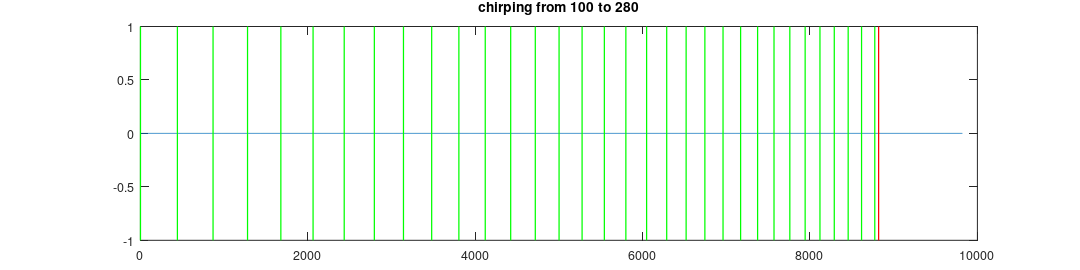

Source code (MATLAB):
%f0 = 440;
%fN = 466;
f0 = 100;
fN = 280;
sampleRate = 44100;
gl_t = 0.2;
gl_Ns = cast(sampleRate * 0.2, 'int32');
A = zeros(1, gl_Ns + 1000);
T0 = cast(sampleRate / f0, 'int32');
TN = cast(sampleRate / fN, 'int32');
NsPerOnePeriod = gl_Ns / abs(T0 - TN);
current_numSamples = 0;
counter = NsPerOnePeriod;
Ts = T0:-1:TN; % would be with a 1 step if they were the other way around
idx = 1;
k = 0;
nextStartAt = 1;
lines = [];
for current_numSamples = 1:gl_Ns
  % time step of the sine function
  lk = mod(k, Ts(idx));
  % the allotted time slot
  if(counter < NsPerOnePeriod)
    counter = counter + 1;
  % out of time; sync to the next period
  elseif(lk == 0)
    % reset the counter
    counter = nextStartAt;
    nextStartAt = 1;
    % put the signal in phase
    k = 0; % !!!
    % compute which is the next worthy wavelength
    % 1.03 is a magic number that (somehow?) accounts for the delays
    idx = cast(round(
            (1.03 * current_numSamples + NsPerOnePeriod) / NsPerOnePeriod)
        , 'int32');
    % clamp the value
    idx = min(idx, length(Ts));

    lines = horzcat(lines, [current_numSamples]);
  else
    nextStartAt = nextStartAt + 1;
  endif;
  % generate some signal
  A(current_numSamples) = sin(1/Ts(idx) * 2 * pi * lk);
  % increment time step
  k = k + 1;
  % continue loop
  current_numSamples = current_numSamples + 1;
endfor;

idx
length(Ts)

% continue for a while longer
for current_numSamples = (gl_Ns + 1):(gl_Ns + 1000)
  lk = mod(k, Ts(idx));
  A(current_numSamples) = sin(1/Ts(idx) * 2 * pi * lk);
  k = k + 1;
  current_numSamples = current_numSamples + 1;
endfor

figure(1)
set(1, 'Units', 'inches')
set(1, 'Position', [0, 0, 12, 3])
set(1, 'PaperSize', [12, 3])
set(1, 'PaperPositionMode', 'manual')
set(1, 'PaperUnits', 'inches')
set(1, 'PaperPosition', [0, 0, 12, 3])

%plot(A(5200:5700))
plot(A)
%title('chirping (hopefully) from 440 to 466')
title('chirping from 100 to 280')

line([gl_Ns, gl_Ns], [-1, 1], 'Color', 'r', 'LineWidth', 1)

for i = 1:length(lines)
  line([lines(i), lines(i)], [-1, 1], 'Color', 'g', 'LineWidth', 1)
endfor;

print(1, 'glide.png', '-dpng', '-color', '-r100', '-S1200,300')
